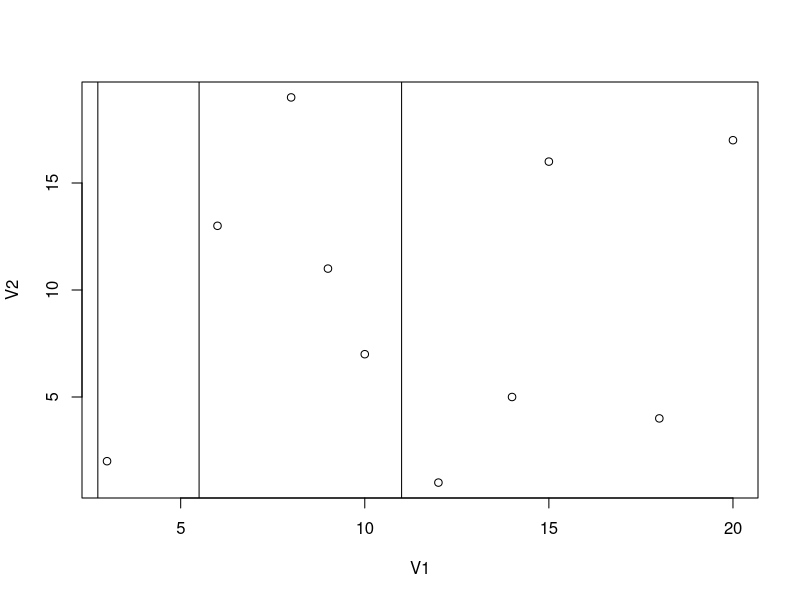

Here is the R script that generated this plot:
points <- read.table("points.txt")
points <- points[order(points$V1), ]

mid1 <- median(points$V1)
mid2 <- mid1/2
mid3 <- mid2/2
plot(points)
abline(v = mid1)
abline(v = mid2)
abline(v = mid3)


print(mid1)
print(mid2)
print(mid3)
